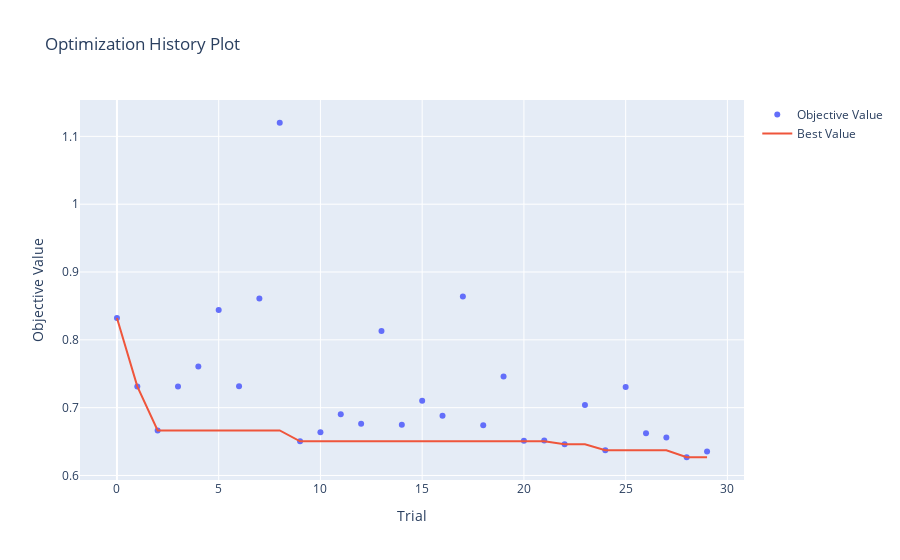

Notebook code for this chart:
### Code cell
# 하이퍼파라미터 최적화 과정을 확인
optuna.visualization.plot_optimization_history(study_lgbm)

### Figure 1 — Plotly figure (JSON) as saved in the notebook; plotly's stock layout.template omitted (floating-point values rounded to 4 significant figures)
{"data": [{"mode": "markers", "name": "Objective Value", "type": "scatter", "x": [0, 1, 2, 3, 4, 5, 6, 7, 8, 9, 10, 11, 12, 13, 14, 15, 16, 17, 18, 19, 20, 21, 22, 23, 24, 25, 26, 27, 28, 29], "y": [0.8323, 0.7313, 0.6665, 0.7313, 0.7606, 0.8441, 0.7316, 0.861, 1.12, 0.6504, 0.6638, 0.6903, 0.6764, 0.813, 0.6749, 0.7101, 0.6879, 0.8639, 0.6739, 0.7458, 0.6511, 0.6515, 0.646, 0.7037, 0.6373, 0.7304, 0.6621, 0.656, 0.6269, 0.6354]}, {"mode": "lines", "name": "Best Value", "type": "scatter", "x": [0, 1, 2, 3, 4, 5, 6, 7, 8, 9, 10, 11, 12, 13, 14, 15, 16, 17, 18, 19, 20, 21, 22, 23, 24, 25, 26, 27, 28, 29], "y": [0.8323, 0.7313, 0.6665, 0.6665, 0.6665, 0.6665, 0.6665, 0.6665, 0.6665, 0.6504, 0.6504, 0.6504, 0.6504, 0.6504, 0.6504, 0.6504, 0.6504, 0.6504, 0.6504, 0.6504, 0.6504, 0.6504, 0.646, 0.646, 0.6373, 0.6373, 0.6373, 0.6373, 0.6269, 0.6269]}, {"marker": {"color": "#cccccc"}, "mode": "markers", "name": "Infeasible Trial", "showlegend": false, "type": "scatter", "x": [], "y": []}], "layout": {"title": {"text": "Optimization History Plot"}, "xaxis": {"title": {"text": "Trial"}}, "yaxis": {"title": {"text": "Objective Value"}}}}
